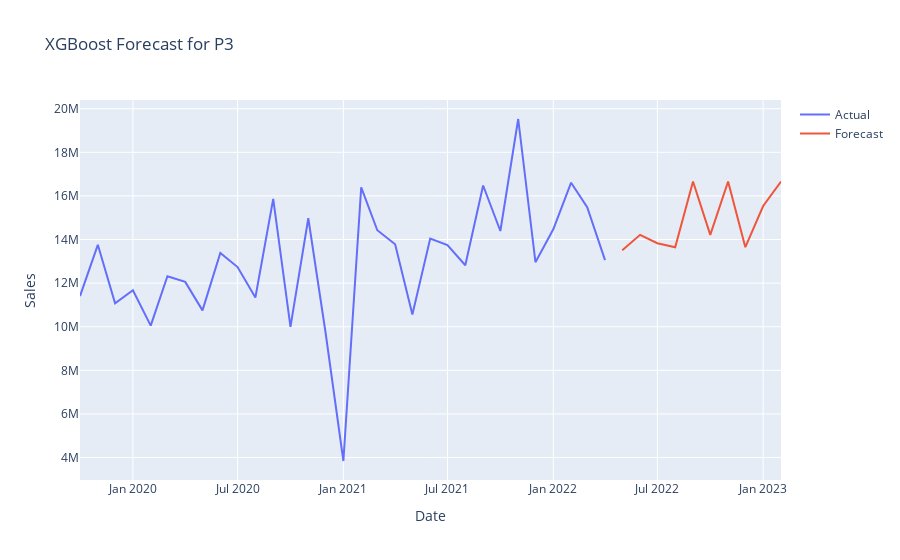

The notebook cell this image was saved under:
### Code cell
forecast_results = forecast_xgboost(
    df=df_3,  # Full dataset with target (Sales)
    test_dataset=test_3,  # Future exogenous variables only
    product_id='P3',
    feature_set=['P3_lag_12', 'P3_ma_12'],  # Features available in test
    best_params={'colsample_bytree': 1.0, 'learning_rate': 0.1, 'max_depth': 2, 'min_child_weight': 3, 'n_estimators': 50, 'subsample': 0.9},
    target_col='Sales',
    horizon=10,
    winsorize=True)
